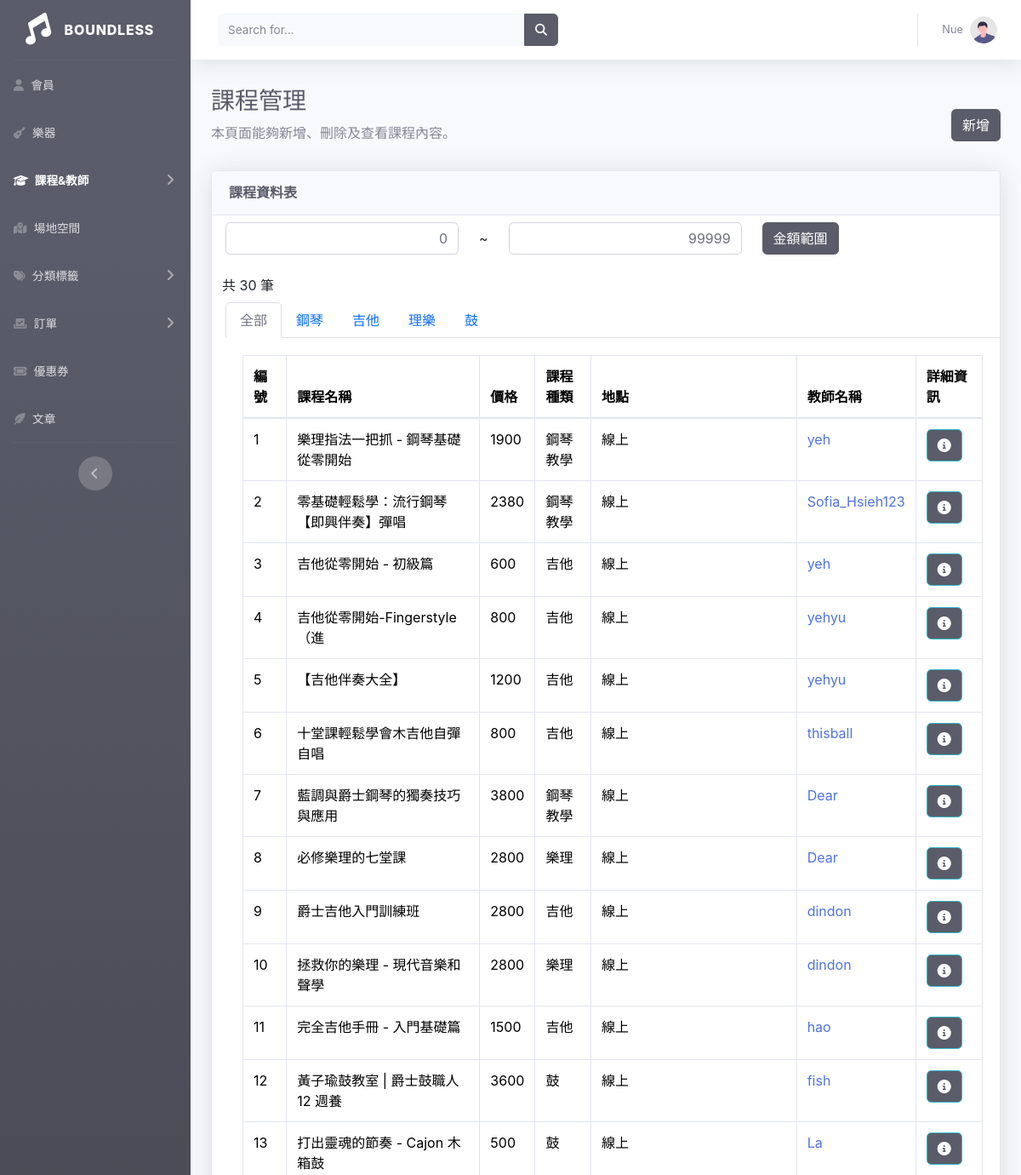
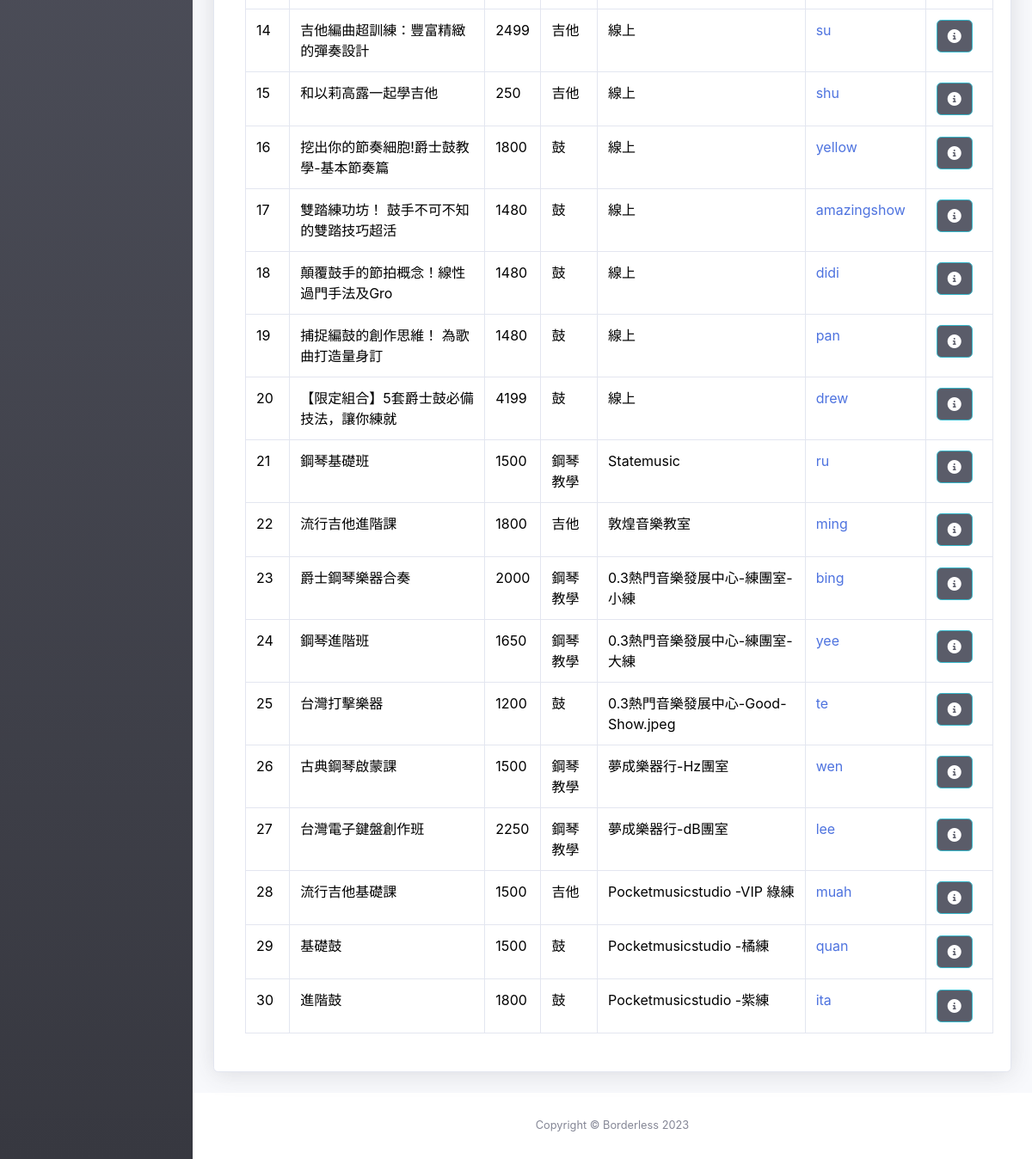
The page /htdocs/boundless/lesson-list.php on the database its author committed (2 pictures, top to bottom).
### tables this page shows
CREATE TABLE `lesson` (
  `id` int(6) UNSIGNED NOT NULL,
  `name` varchar(20) NOT NULL,
  `price` int(5) NOT NULL,
  `category_id` int(2) UNSIGNED NOT NULL,
  `classroom_id` int(3) UNSIGNED NOT NULL,
  `teacher_id` int(6) UNSIGNED NOT NULL,
  `img` varchar(100) NOT NULL,
  `info` text NOT NULL,
  `created_time` datetime DEFAULT NULL,
  `onshelf_time` datetime DEFAULT NULL,
  `valid` tinyint(1) NOT NULL
);

CREATE TABLE `lesson_category` (
  `id` int(2) UNSIGNED NOT NULL,
  `name` varchar(6) NOT NULL,
  `valid` tinyint(1) NOT NULL DEFAULT 1
);

CREATE TABLE `classroom` (
  `id` int(3) NOT NULL,
  `name` varchar(50) DEFAULT NULL,
  `address` varchar(1000) DEFAULT NULL,
  `region_id` tinyint(1) DEFAULT NULL,
  `phone` varchar(30) DEFAULT NULL,
  `email` varchar(30) DEFAULT NULL,
  `valid` tinyint(1) NOT NULL,
  `price` int(3) DEFAULT NULL,
  `img` varchar(1000) NOT NULL,
  `created_time` datetime DEFAULT NULL,
  `onshelf_time` datetime DEFAULT NULL
);

CREATE TABLE `teacher_info` (
  `id` int(6) UNSIGNED NOT NULL,
  `name` varchar(25) NOT NULL,
  `img` varchar(100) NOT NULL,
  `info` text NOT NULL,
  `email` varchar(30) NOT NULL,
  `valid` tinyint(1) NOT NULL
);

### htdocs/boundless/lesson-list.php (the view, shortened to what this page needs)
<?php
require_once("boundless_connect.php");
include("main-css.php");
if (isset($_GET["price-min"]) && isset($_GET["price-max"])) {
    $min = $_GET["price-min"];
    $max = $_GET["price-max"];
    $sql = "SELECT lesson.*, lesson_category.name AS category_name, teacher_info.name AS teacher_name, classroom.name AS classroom_name FROM lesson
    JOIN lesson_category ON lesson.category_id = lesson_category.id
    JOIN teacher_info ON lesson.teacher_id = teacher_info.id
    JOIN classroom ON lesson.classroom_id = classroom.id
    WHERE lesson.price > $min AND lesson.price < $max AND lesson.valid =1 ORDER BY lesson.id ASC";
} else {
    $sql = "SELECT lesson.*, lesson_category.name AS category_name, teacher_info.name AS teacher_name, classroom.name AS classroom_name FROM lesson
    JOIN lesson_category ON lesson.category_id = lesson_category.id
    JOIN teacher_info ON lesson.teacher_id = teacher_info.id
    JOIN classroom ON lesson.classroom_id = classroom.id
    WHERE lesson.valid=1
    ORDER BY lesson.id ASC";
}
$result = $conn->query($sql);
$lessonCount = $result->num_rows;
$rows = $result->fetch_all(MYSQLI_ASSOC);
?>
<link href="css/sb-admin-2.min.css" rel="stylesheet">
<!DOCTYPE html>
<html lang="en">
<head>
    <link href="css/sb-admin-2.min.css" rel="stylesheet">
</head>
<body id="page-top">
    <div id="wrapper">
        <ul class="navbar-nav bg-gradient-dark sidebar sidebar-dark accordion" id="accordionSidebar">
            <a class="sidebar-brand d-flex align-items-center justify-content-center" href="index.php">
                <div class="sidebar-brand-icon rotate-n-15">
                    <i class="fa-solid fa-music"></i>
                </div>
                <div class="sidebar-brand-text mx-3">Boundless</div>
            </a>
            <hr class="sidebar-divider my-0">
            <li class="nav-item">
                <a class="nav-link" href="user-list.php">
                    <i class="fa-solid fa-user"></i>
                    <span>會員</span></a>
            </li>
            <li class="nav-item">
                <a class="nav-link" href="instrument-list.php">
                    <i class="fa-solid fa-guitar"></i>
                    <span>樂器</span>
                </a>
            </li>
            <li class="nav-item active">
                <a class="nav-link collapsed" href="#" data-toggle="collapse" data-target="#collapseTwo" aria-expanded="true" aria-controls="collapseTwo">
                    <i class="fa-solid fa-graduation-cap"></i>
                    <span>課程&教師</span>
                </a>
            </li>
            <li class="nav-item">
                <a class="nav-link" href="classroom-list.php">
                    <i class="fa-solid fa-map-location-dot"></i>
                    <span>場地空間</span></a>
            </li>
            <li class="nav-item">
                <a class="nav-link collapsed" href="#" data-toggle="collapse" data-target="#collapsePages" aria-expanded="true" aria-controls="collapsePages">
                    <i class="fa-solid fa-tags"></i>
                    <span>分類標籤</span>
                </a>
            </li>
            <li class="nav-item">
                <a class="nav-link collapsed" href="#" data-toggle="collapse" data-target="#orderCollapsePages" aria-expanded="true" aria-controls="collapsePages">
                    <i class="fa-solid fa-check-to-slot"></i>
                    <span>訂單</span>
                </a>
            </li>
            <li class="nav-item">
                <a class="nav-link" href="coupons-list.php">
                    <i class="fa-solid fa-ticket"></i>
                    <span>優惠券</span></a>
            </li>
            <li class="nav-item">
                <a class="nav-link" href="article-list.php">
                    <i class="fa-solid fa-feather-pointed"></i>
                    <span>文章</span></a>
            </li>
            <hr class="sidebar-divider d-none d-md-block">
            <div class="text-center d-none d-md-inline">
                <button class="rounded-circle border-0" id="sidebarToggle"></button>
            </div>
        </ul>
        <div id="content-wrapper" class="d-flex flex-column">
            <div id="content">
                <nav class="navbar navbar-expand navbar-light bg-white topbar mb-4 static-top shadow">
                    <form class="d-none d-sm-inline-block form-inline mr-auto ml-md-3 my-2 my-md-0 mw-100 navbar-search">
                        <div class="input-group">
                            <input type="text" class="form-control bg-light border-0 small" placeholder="Search for..." aria-label="Search" aria-describedby="basic-addon2">
                            <div class="input-group-append">
                                <button class="btn btn-dark" type="button">
                                    <i class="fas fa-search fa-sm"></i>
                                </button>
                            </div>
                        </div>
                    </form>
                    <ul class="navbar-nav ml-auto">
                        <li class="nav-item dropdown no-arrow">
                            <a class="nav-link dropdown-toggle" href="#" id="userDropdown" role="button" data-toggle="dropdown" aria-haspopup="true" aria-expanded="false">
                                <span class="mr-2 d-none d-lg-inline text-gray-600 small">Nue</span>
                                <img class="img-profile rounded-circle" src="img/undraw_profile.svg">
                            </a>
                        </li>
                    </ul>
                </nav>
                <div class="container-fluid">
                    <div class="container-top_Nue py-2 d-flex justify-content-between align-items-center">
                        <div>
                            <h1 class="h3 mb-2 text-gray-800">課程管理</h1>
                            <p class="mb-4">本頁面能夠新增、刪除及查看課程內容。</p>
                        </div>
                        <div class="justify-content-end">
                            <a class="btn btn-dark " title="新增課程" href="add-lesson.php">
                                新增
                            </a>
                        </div>
                    </div>
                    <div class="card shadow mb-4">
                        <div class="card-header py-3">
                            <h6 class="m-0 font-weight-bold text-dark">課程資料表</h6>
                        </div>
                        <div class="py-2 ms-3">
                            <form action="">
                                <div class="row g-3 align-items-center">
                                    <div class="col-auto">
                                        <input type="number" class="form-control text-end price-input" name="price-min" value="<?php $priceMin = isset($_GET["price-min"]) ? $min : 0;
                                                                                                                                echo $priceMin; ?>">
                                    </div>
                                    <div class="col-auto">~</div>
                                    <div class="col-auto">
                                        <input type="number" class="form-control text-end price-input" name="price-max" value="<?php $priceMax = isset($_GET["price-max"]) ? $max : 99999;
                                                                                                                                echo $priceMax; ?>">
                                    </div>
                                    <div class="col-auto">
                                        <button class="btn btn-dark text-white" type="submit">金額範圍</button>
                                    </div>
                            </form>
                            <div class="py-2">
                                共 <?= $lessonCount ?> 筆
                            </div>
                        </div>
                        <div>
                            <ul class="nav nav-tabs">
                                <li class="nav-item">
                                    <a class="nav-link active" aria-current="page" href="lesson-list.php">全部</a>
                                </li>
                                <li class="nav-item">
                                    <a class="nav-link" href="lesson-list.php?category=1">鋼琴</a>
                                </li>
                                <li class="nav-item">
                                    <a class="nav-link" href="lesson-list.php?category=2">吉他</a>
                                </li>
                                <li class="nav-item">
                                    <a class="nav-link" href="lesson-list.php?category=3">理樂</a>
                                </li>
                                <li class="nav-item">
                                    <a class="nav-link" href="lesson-list.php?category=4">鼓</a>
                                </li>
                            </ul>
                        </div>
                        <div class="card-body">
                            <div class="table-responsive">
                                <table class="table table-bordered" id="dataTable123" width="100%" cellspacing="0">
                                    <thead>
                                        <tr>
                                            <th>編號</th>
                                            <th>課程名稱</th>
                                            <th>價格</th>
                                            <th>課程種類</th>
                                            <th>地點</th>
                                            <th>教師名稱</th>
                                            <th>詳細資訊</th>
                                        </tr>
                                    </thead>
                                    <tbody>
                                        <?php if ($lessonCount > 0) : ?>
                                            <?php foreach ($rows as $row) : ?>
                                                <tr>
                                                    <td><?= $row["id"] ?></td>
                                                    <td><?= $row["name"] ?></td>
                                                    <td><?= $row["price"] ?></td>
                                                    <td><?= $row["category_name"] ?></td>
                                                    <td>
                                                        <?= $row["classroom_name"] ?></a>
                                                    </td>
                                                    <td><a href="teacher-info.php?id=<?= $row["teacher_id"] ?>"><?= $row["teacher_name"] ?></a></td>
                                                    <td><a class="btn btn-info bg-dark text-white" href="lesson-info.php?id=<?= $row["id"] ?>"><i class="justify-content-end fa-solid fa-circle-info"></i></a></td>
                                                </tr>
                                            <?php endforeach ?>
                                        <?php else : ?>
                                            目前無使用者
                                        <?php endif; ?>
                                    </tbody>
                                </table>
                            </div>
                        </div>
                    </div>
                </div>
            </div>
        </div>
        <footer class="sticky-footer bg-white">
            <div class="container my-auto">
                <div class="copyright text-center my-auto">
                    <span>Copyright &copy; Borderless 2023</span>
                </div>
            </div>
        </footer>
    </div>
</body>
</html>

### rows shown on the page
lesson: id "1", name "樂理指法一把抓 - 鋼琴基礎從零開始", price "1900", lesson_category.name "鋼琴教學", classroom.name "線上", teacher_info.name "yeh"
lesson: id "2", name "零基礎輕鬆學：流行鋼琴【即興伴奏】彈唱", price "2380", lesson_category.name "鋼琴教學", classroom.name "線上", teacher_info.name "Sofia_Hsieh123"
lesson: id "3", name "吉他從零開始 - 初級篇", price "600", lesson_category.name "吉他", classroom.name "線上", teacher_info.name "yeh"
lesson: id "4", name "吉他從零開始-Fingerstyle（進", price "800", lesson_category.name "吉他", classroom.name "線上", teacher_info.name "yehyu"
lesson: id "5", name "【吉他伴奏大全】", price "1200", lesson_category.name "吉他", classroom.name "線上", teacher_info.name "yehyu"
lesson: id "6", name "十堂課輕鬆學會木吉他自彈自唱", price "800", lesson_category.name "吉他", classroom.name "線上", teacher_info.name "thisball"
lesson: id "7", name "藍調與爵士鋼琴的獨奏技巧與應用", price "3800", lesson_category.name "鋼琴教學", classroom.name "線上", teacher_info.name "Dear"
lesson: id "8", name "必修樂理的七堂課", price "2800", lesson_category.name "樂理", classroom.name "線上", teacher_info.name "Dear"
lesson: id "9", name "爵士吉他入門訓練班", price "2800", lesson_category.name "吉他", classroom.name "線上", teacher_info.name "dindon"
lesson: id "10", name "拯救你的樂理 - 現代音樂和聲學", price "2800", lesson_category.name "樂理", classroom.name "線上", teacher_info.name "dindon"
lesson: id "11", name "完全吉他手冊 - 入門基礎篇", price "1500", lesson_category.name "吉他", classroom.name "線上", teacher_info.name "hao"
lesson: id "12", name "黃子瑜鼓教室 | 爵士鼓職人 12 週養", price "3600", lesson_category.name "鼓", classroom.name "線上", teacher_info.name "fish"
lesson: id "13", name "打出靈魂的節奏 - Cajon 木箱鼓", price "500", lesson_category.name "鼓", classroom.name "線上", teacher_info.name "La"
lesson: id "14", name "吉他編曲超訓練：豐富精緻的彈奏設計", price "2499", lesson_category.name "吉他", classroom.name "線上", teacher_info.name "su"
lesson: id "15", name "和以莉高露一起學吉他", price "250", lesson_category.name "吉他", classroom.name "線上", teacher_info.name "shu"
lesson: id "16", name "挖出你的節奏細胞!爵士鼓教學-基本節奏篇", price "1800", lesson_category.name "鼓", classroom.name "線上", teacher_info.name "yellow"
lesson: id "17", name "雙踏練功坊！ 鼓手不可不知的雙踏技巧超活", price "1480", lesson_category.name "鼓", classroom.name "線上", teacher_info.name "amazingshow"
lesson: id "18", name "顛覆鼓手的節拍概念！線性過門手法及Gro", price "1480", lesson_category.name "鼓", classroom.name "線上", teacher_info.name "didi"
lesson: id "19", name "捕捉編鼓的創作思維！ 為歌曲打造量身訂", price "1480", lesson_category.name "鼓", classroom.name "線上", teacher_info.name "pan"
lesson: id "20", name "【限定組合】5套爵士鼓必備技法，讓你練就", price "4199", lesson_category.name "鼓", classroom.name "線上", teacher_info.name "drew"
lesson: id "21", name "鋼琴基礎班", price "1500", lesson_category.name "鋼琴教學", classroom.name "Statemusic", teacher_info.name "ru"
lesson: id "22", name "流行吉他進階課", price "1800", lesson_category.name "吉他", classroom.name "敦煌音樂教室", teacher_info.name "ming"
lesson: id "23", name "爵士鋼琴樂器合奏", price "2000", lesson_category.name "鋼琴教學", classroom.name "0.3熱門音樂發展中心-練團室-小練", teacher_info.name "bing"
lesson: id "24", name "鋼琴進階班", price "1650", lesson_category.name "鋼琴教學", classroom.name "0.3熱門音樂發展中心-練團室-大練", teacher_info.name "yee"
lesson: id "25", name "台灣打擊樂器", price "1200", lesson_category.name "鼓", classroom.name "0.3熱門音樂發展中心-Good-Show.jpeg", teacher_info.name "te"
lesson: id "26", name "古典鋼琴啟蒙課", price "1500", lesson_category.name "鋼琴教學", classroom.name "夢成樂器行-Hz團室", teacher_info.name "wen"
lesson: id "27", name "台灣電子鍵盤創作班", price "2250", lesson_category.name "鋼琴教學", classroom.name "夢成樂器行-dB團室", teacher_info.name "lee"
lesson: id "28", name "流行吉他基礎課", price "1500", lesson_category.name "吉他", classroom.name "Pocketmusicstudio -VIP 綠練", teacher_info.name "muah"
lesson: id "29", name "基礎鼓", price "1500", lesson_category.name "鼓", classroom.name "Pocketmusicstudio -橘練", teacher_info.name "quan"
lesson: id "30", name "進階鼓", price "1800", lesson_category.name "鼓", classroom.name "Pocketmusicstudio -紫練", teacher_info.name "ita"

### other values the page prints
$lessonCount "30"
